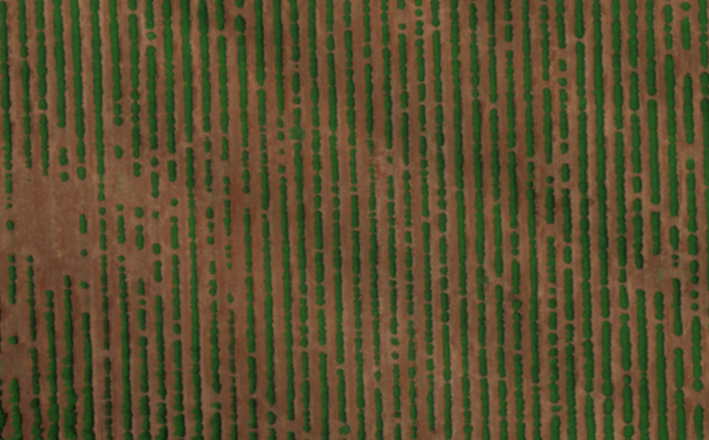
#> input picture sourceimages/rowtest.png, 709 x 440 px, found by its file name
$ python v021.py
#> lines starting #> are read from the running program, lines starting #| are printed output that depends on the picture
### versions/linedrawer.py
#to draw lines on a processed image
import math
import cv2 as cv

draw_colour = (0,0,255) # bgr in opencv
central_colour = (255,0,0) # central point colour
line_thickness = 2

version_name = "Linedrawer"

def drawlines(image, line_list):
    #draws the lines onto the (presumibly) processed image
    if line_list is not None:
        for i in range(0, len(line_list)):
            rho = line_list[i][0][0]
            theta = line_list[i][0][1]
            a = math.cos(theta)
            b = math.sin(theta)
            x0 = a * rho
            y0 = b * rho
            pt1 = (int(x0 + 1000*(-b)), int(y0 + 1000*(a))) #(x1,y1)
            pt2 = (int(x0 - 1000*(-b)), int(y0 - 1000*(a))) #(x2,y2)
            cv.line(image, pt1, pt2, draw_colour, line_thickness, cv.LINE_AA)

    #cv.imshow("Detected Lines (in red) - Standard Hough Line Transform", image)
    return image

def drawlinesp(image, probabilistic_line_list):
    #draws the lines of the probabilistic lines onto the processed image
    #data appears to be given by open cv mirrored and with respect to the horizontal (0)
    #or not mirrored and with respect to the -horizontal (180)
    if probabilistic_line_list is not None:
        for i in range(0, len(probabilistic_line_list)):
            l = probabilistic_line_list[i][0]
            cv.line(image, (l[0], l[1]), (l[2], l[3]), draw_colour, line_thickness, cv.LINE_AA)

    #cv.imshow("Detected Lines (in red) - Probabilistic Line Transform", image)
    return image

# [5 lines left out: function drawlinesCentre, not called in this run]


def importtest():
    return version_name

def main():
    print("Running", version_name)

# [2 lines that do not run on import are left out]

### versions/v021/v021.py
import cv2 as cv
import numpy as np
import sys
sys.path.append('./')

#gets drawlines() and drawlinesp()
from versions.linedrawer import drawlines, drawlinesp

#required installs:
#pip install opencv-python


version_name = "v021"

default_file = 'sourceimages/rowtest.png' #tested with julians images
alpha = 2
beta = 1
gamma = 1

default_parameter_list = [alpha, beta, gamma]

def run(src_image, parameter_list):
    # Loads an image
#> called with src_image = 'sourceimages/rowtest.png'
    src = cv.imread(cv.samples.findFile(src_image), cv.IMREAD_ANYCOLOR)
#> src is the input picture: shape (440, 709, 3); mean B, G, R 46.1, 77.7, 89.3

    #extract the blue,green,red bands
    b,g,r = cv.split(src)
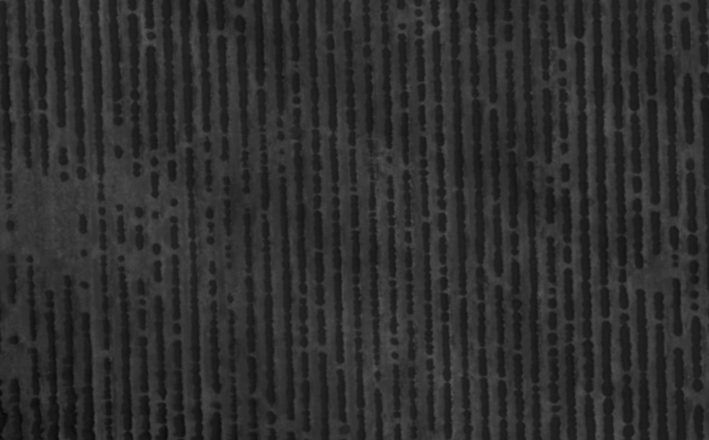
#> b: shape (440, 709); min 10, max 87, mean 46.1
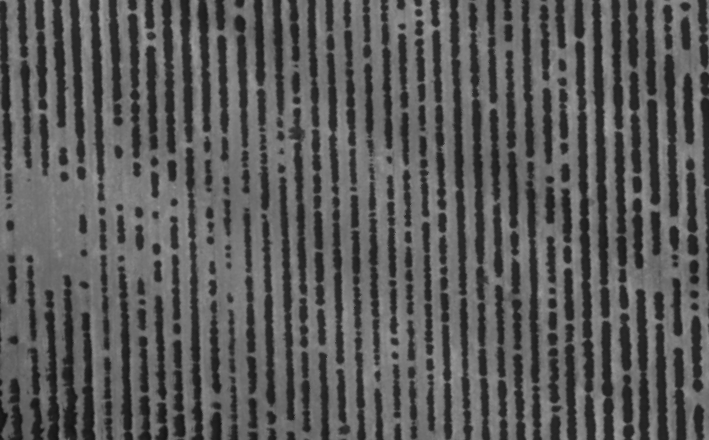
#> r: shape (440, 709); min 18, max 162, mean 89.3

    g = g*parameter_list[0]
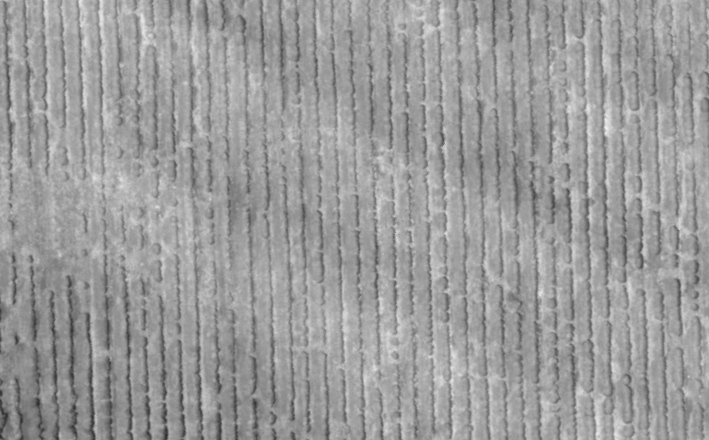
#> g: shape (440, 709); min 44, max 240, mean 155.4
    r = r*parameter_list[1]
    b = b*parameter_list[2]

    #we disregard red and blue
    greensrc = g-r-b
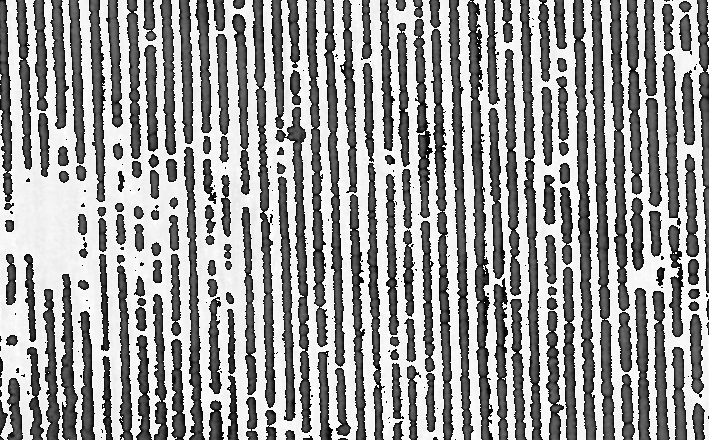
#> greensrc: shape (440, 709); min 0, max 255, mean 154.4

    #output canny (not good)
    #easy placeholder until morphological pruning
    dst = cv.Canny(greensrc, 280, 290, None, 3)
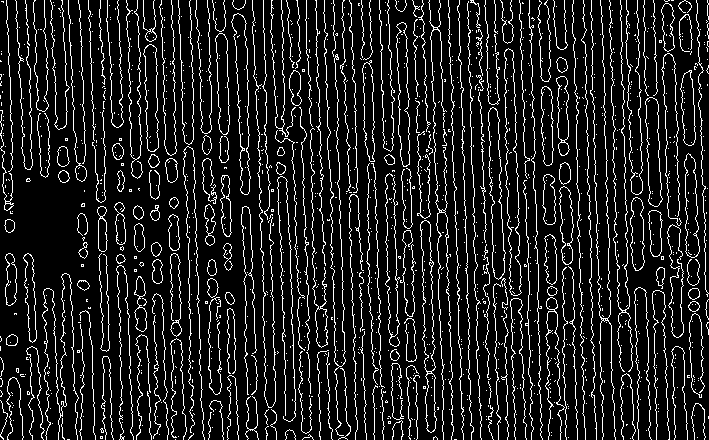
#> dst: shape (440, 709); 12% white in thin lines or dots

    # Copy edges to the images that will display the results in BGR
    csrc = cv.cvtColor(dst, cv.COLOR_GRAY2BGR)
#> csrc: shape (440, 709, 3); 12% white in thin lines or dots

    #copys to draw lines on
    srchough = np.copy(csrc)
    srchoughp = np.copy(csrc)

    #draw lines on image - non probabalistic
    lines = cv.HoughLines(dst, 1, np.pi / 180, 150, None, 0, 0)
#> lines = 48 rows, first 8: [-447, 3.11], [-271, 3.11], [-457, 3.11], [-429, 3.11], [-350, 3.11], [-653, 3.11], [-332, 3.11], [-510, 3.11]
    drawlines(srchough,lines)
#> the loop in drawlines, `for i in range(0, len(line_list)):` made 48 passes
#> (rho, x0, y0, pt1, pt2) on passes 1 to 12: (-447, 446.7, -15.6, (411, -1014), (481, 983)), (-271, 270.8, -9.46, (235, -1008), (305, 989)), (-457, 456.7, -15.95, (421, -1015), (491, 983)), (-429, 428.7, -14.97, (393, -1014), (463, 984)), (-350, 349.8, -12.21, (314, -1011), (384, 987)), (-653, 652.6, -22.79, (617, -1022), (687, 976)), (-332, 331.8, -11.59, (296, -1010), (366, 987)), (-510, 509.7, -17.8, (474, -1017), (544, 981)), (-305, 304.8, -10.64, (269, -1010), (339, 988)), (-323, 322.8, -11.27, (287, -1010), (357, 988)), (-262, 261.8, -9.14, (226, -1008), (296, 990)), (-438, 437.7, -15.29, (402, -1014), (472, 984))
#> after the loop in drawlines, `for i in range(0, len(line_list)):`:
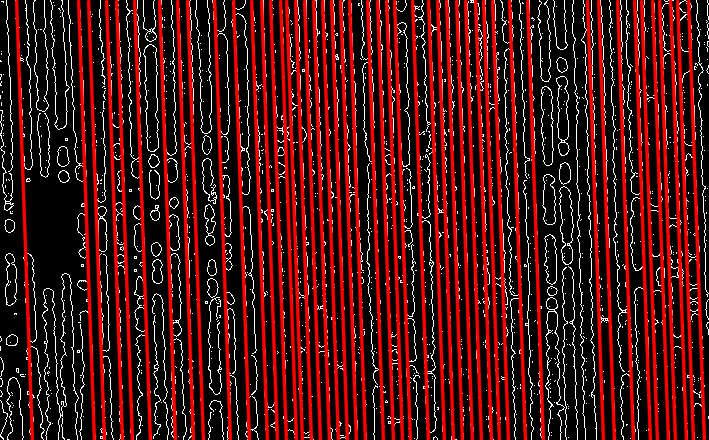
#> image: shape (440, 709, 3); mean B, G, R 17.6, 17.6, 76

    #draw lines on image - probabalistic
    linesP = cv.HoughLinesP(dst, 1, np.pi / 180, 50, None, 50, 10)
#> linesP = 261 rows, first 6: [457, 267, 458, 323], [439, 300, 443, 409], [273, 53, 275, 105], [338, 180, 343, 320], [324, 9, 328, 137], [458, 5, 469, 336]
    drawlinesp(srchoughp,linesP)
#> the loop in drawlinesp, `for i in range(0, len(probabilistic_line_list)):` made 261 passes
#> after the loop in drawlinesp, `for i in range(0, len(probabilistic_line_list)):`:
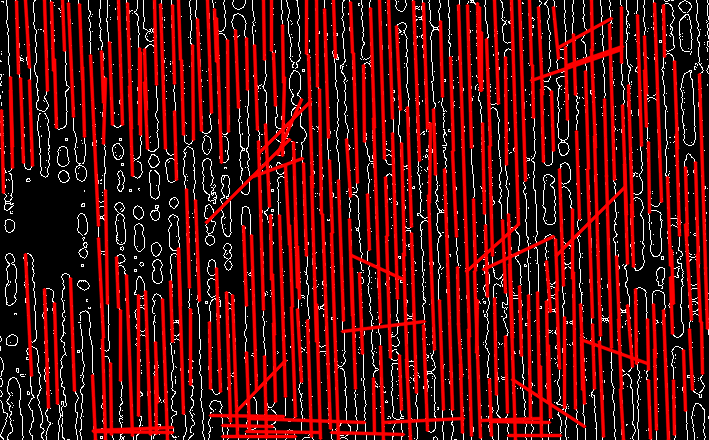
#> image: shape (440, 709, 3); mean B, G, R 12.9, 12.9, 77.6

    #view the green extracted image
    cv.imshow("Source", greensrc)

    cv.waitKey()
    return 0

def importtest():
    return version_name

def main():
    print("Running Directly")
    print(default_parameter_list)
    run(default_file, default_parameter_list)

if __name__ == "__main__":
    main()
